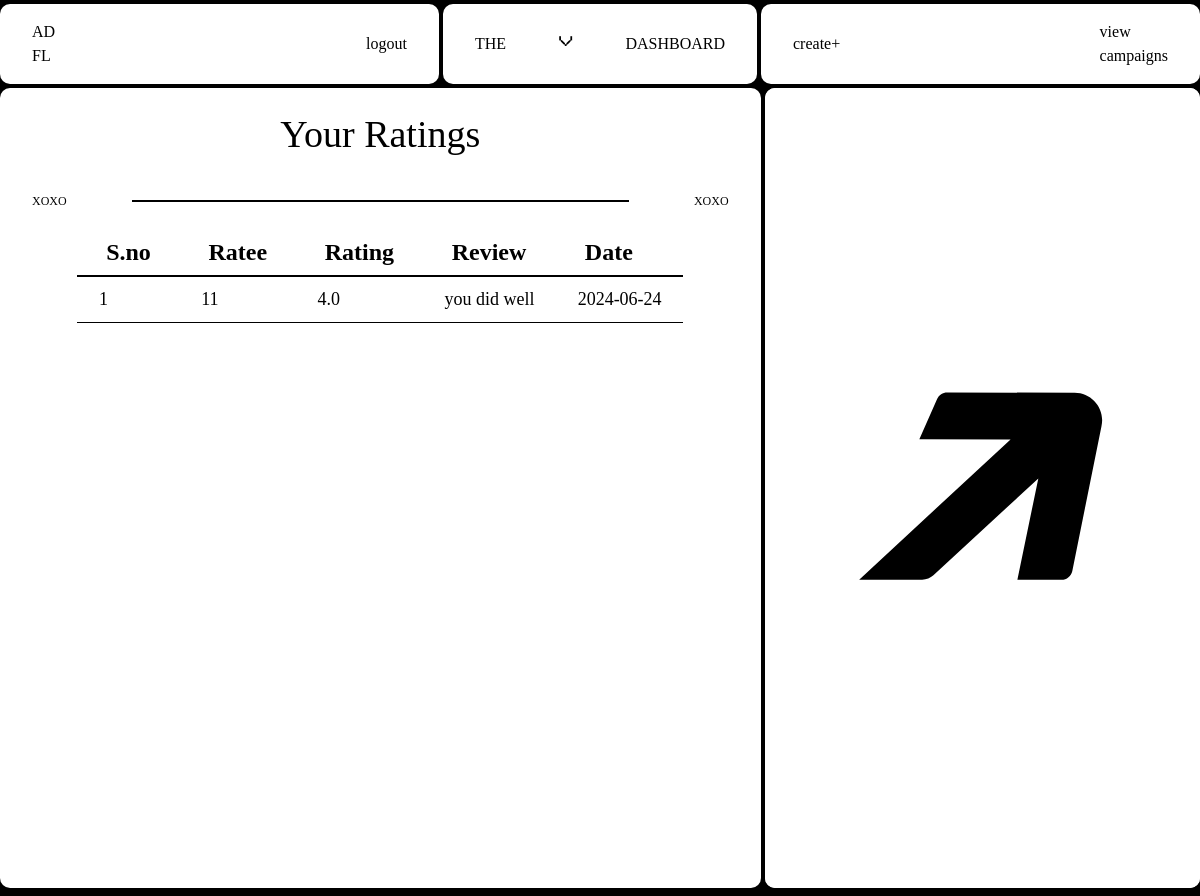
Page /sponsor/view_ratings (signed in) on the earlier database version.
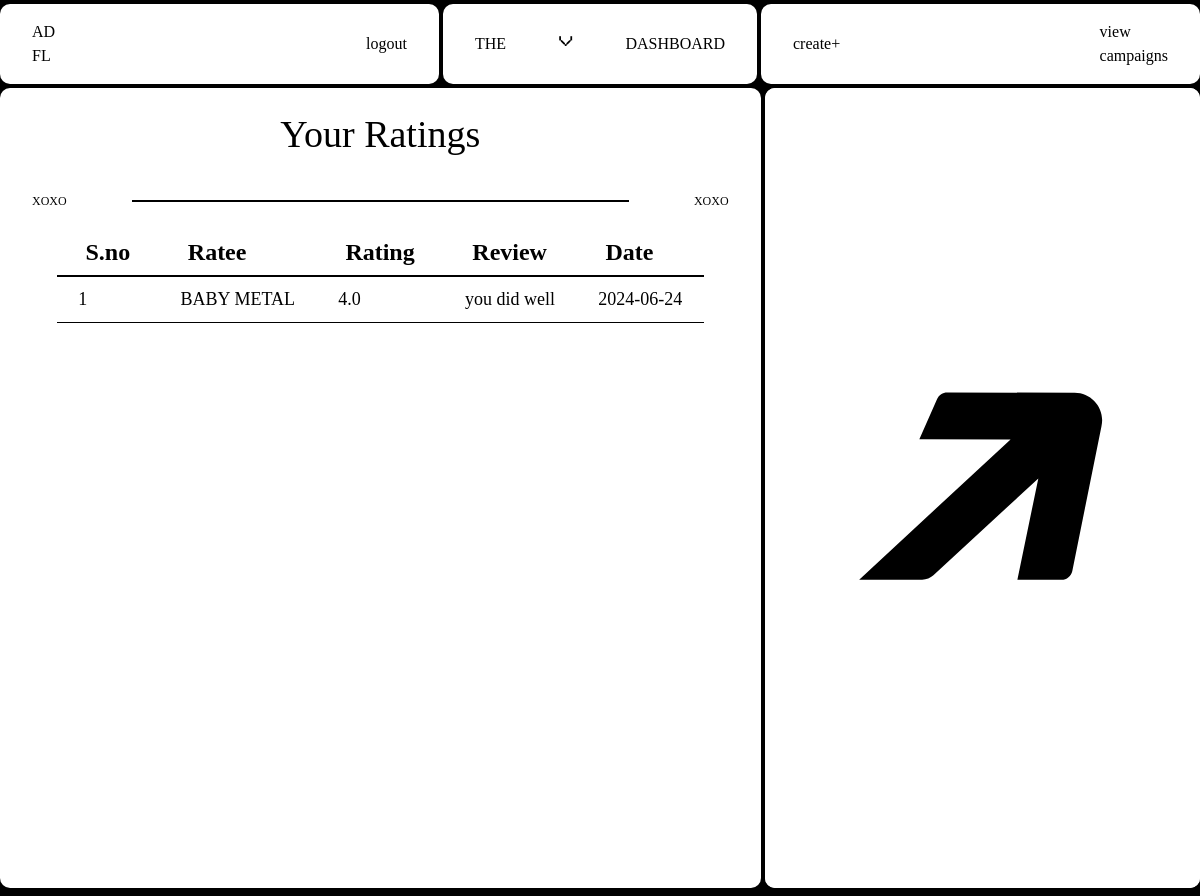
Same page on the later database version.
### Adfluence/models.py (models this page shows)
class Influencer(db.Model, UserMixin):
    __tablename__ = "influencer"
    id = db.Column(db.Integer, primary_key=True)
    name = db.Column(db.String(150), nullable=False)
    email = db.Column(db.String(150), nullable=False)
    profile_picture = db.Column(db.String(100), nullable=False)
    niche = db.Column(db.String(100), nullable=False)
    reach = db.Column(db.Integer, nullable=False)
    user_id = Column(Integer, ForeignKey("user.id"), nullable=False)
    platform = db.Column(db.String(100), nullable=False)
    bank_account_balance = db.Column(db.Float, default=0.0)
    flagged = db.Column(db.Boolean, default=False)
    transactions = relationship(
        "Transaction", backref="influencer", cascade="all, delete-orphan"
    )
    ratings = relationship("Rating", backref="influencer", cascade="all, delete-orphan")

class Rating(db.Model):
    id = db.Column(db.Integer, primary_key=True)
    transaction_id = db.Column(
        db.Integer, db.ForeignKey("transaction.id"), nullable=False
    )
    rater_id = db.Column(db.Integer, db.ForeignKey("user.id"), nullable=False)
    ratee_id = db.Column(db.Integer, db.ForeignKey("influencer.id"), nullable=False)
    rating = db.Column(db.Float, nullable=False)
    review = db.Column(db.Text, nullable=True)
    date = db.Column(db.DateTime, nullable=False, default=func.now())

### Adfluence/sponsor.py (the view)
@sponsor.route("/view_ratings")
@role_required("Sponsor")
@login_required
def view_ratings():
    rater_id = current_user.id
    ratings = Rating.query.filter_by(rater_id=rater_id).all()
    ratings_with_details = []
    for rating in ratings:
        influencer = Influencer.query.get(rating.ratee_id)
        influencer_name = influencer.name
        ratings_with_details.append(
            {
                "rating": rating,
                "influencer_name": influencer_name,
            }
        )
    return render_template("sponsor/view_ratings.html", ratings=ratings_with_details)

### Adfluence/views.py (called while the page is built)
def role_required(role):
    def decorator(f):
        @wraps(f)
        def decorated_function(*args, **kwargs):
            if current_user.role != role:
                abort(403)
            return f(*args, **kwargs)
        return decorated_function
    return decorator

### Adfluence/templates/Sponsor/view_ratings.html (shortened to what this page needs)
{% extends "base.html" %} {% block head %}
<link
  rel="stylesheet"
  href="{{ url_for('static', filename='src/sponsor_css/view_ratings.css') }}"
/>
{% endblock %} {% block content %}
<div class="container">
  <nav>
    <div class="nav-1">
      <a href="{{ url_for('sponsor.dashboard') }}" class="logo view">
        AD <br />
        FL
      </a>
      <a href="{{ url_for('views.logout') }}" class="view">logout</a>
    </div>
    <div class="nav-2">
      <p class="menu-button">the</p>
      <p class="x">v</p>
      <p class="menu-button">dashboard</p>
    </div>
    <div class="nav-3">
      <a href="{{ url_for('sponsor.createCampaign') }}" class="view">create+</a>
      <a href="{{ url_for('sponsor.viewCampaigns') }}" class="view">
        view <br />
        campaigns
      </a>
    </div>
  </nav>
  <div class="form-wrapper">
    <form method="POST">
      <div class="content-wrapper">
        <div class="col col-1">
          <div class="header-ad header">
            <h1>Your Ratings</h1>
          </div>
          <div class="numbers">
            <p>xoxo</p>
            <div class="hr"></div>
            <p>xoxo</p>
          </div>
          <div class="table-wrapper">
            <div class="first-table">
              <table>
                <tr>
                  <th>S.no</th>
                  <th>Ratee</th>
                  <th>Rating</th>
                  <th>Review</th>
                  <th>Date</th>
                </tr>
                {% for rating in ratings %}
                <tr>
                  <td>{{rating.rating.id}}</td>
                  <td>{{rating.influencer_name}}</td>
                  <td>{{rating.rating.rating}}</td>
                  <td>{{rating.rating.review}}</td>
                  <td>{{rating.rating.date.strftime('%Y-%m-%d')}}</td>
                </tr>
                {% endfor %}
              </table>
            </div>
          </div>
        </div>
        <div class="col-2">
          <div class="circle">
            <div class="arrow arrow1">
            </div>
          </div>
        </div>
      </div>
    </form>
  </div>
</div>
{% endblock %}

Differences in the rows shown:
changed Influencer "you did well": influencer_name "11" → "BABY METAL"
